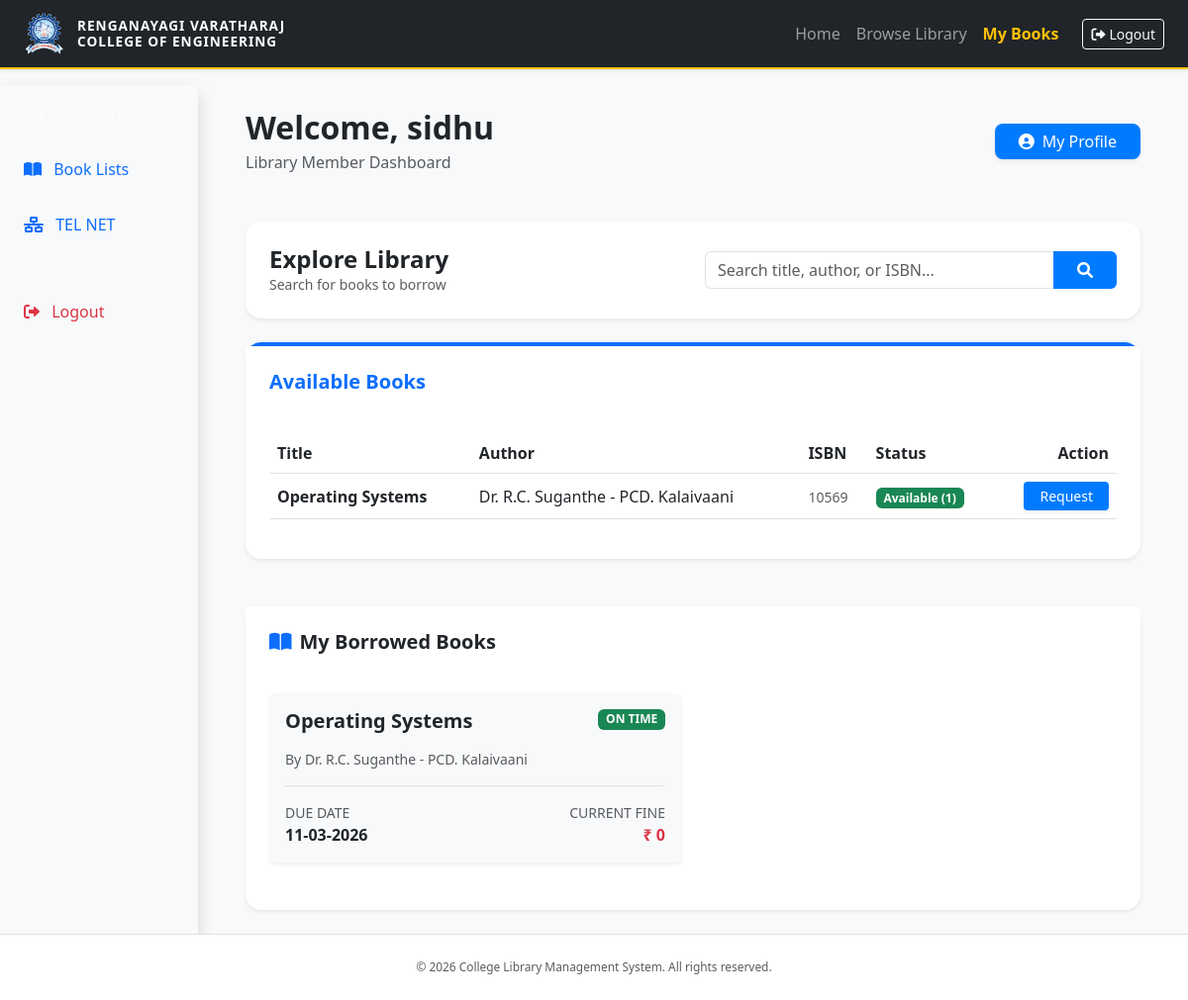
The page /user_dashboard (signed in) on the database its author committed.
### controller/models.py (models this page shows)
class User(db.Model, UserMixin):
    id = db.Column(db.Integer, primary_key=True)
    account_no = db.Column(db.String(20), unique=True, nullable=False)
    name = db.Column(db.String(100), nullable=False)
    email = db.Column(db.String(120), unique=True, nullable=False)
    password = db.Column(db.String(200), nullable=False)
    role = db.Column(db.String(20), nullable=False)

class Book(db.Model):
    id = db.Column(db.Integer, primary_key=True)
    title = db.Column(db.String(200), nullable=False)
    author = db.Column(db.String(100), nullable=False)
    isbn = db.Column(db.String(20), unique=True, nullable=False)
    copies = db.Column(db.Integer, default=1)
    date_added = db.Column(db.DateTime, default=get_ist)

class Transaction(db.Model):
    id = db.Column(db.Integer, primary_key=True)
    user_id = db.Column(db.Integer, db.ForeignKey('user.id'), nullable=False)
    book_id = db.Column(db.Integer, db.ForeignKey('book.id'), nullable=False)
    issue_date = db.Column(db.DateTime, default=get_ist)
    due_date = db.Column(db.DateTime, nullable=False)
    return_date = db.Column(db.DateTime, nullable=True)
    reminder_sent = db.Column(db.Boolean, default=False)
    user = db.relationship('User', backref='transactions', lazy=True)
    book = db.relationship('Book', backref='transactions', lazy=True)
    @property
    def calculate_fine(self):
       now = get_ist().replace(tzinfo=None) # Ensure this is naive
       end_date = self.return_date if self.return_date else now
       end_date_naive = end_date.replace(tzinfo=None)
       due_date_naive = self.due_date.replace(tzinfo=None)
       if end_date_naive > due_date_naive:
        return (end_date_naive - due_date_naive).days * 5
       return 0

### app.py (the view)
@app.route('/user_dashboard')
@login_required
def user_dashboard():
    if current_user.role == 'librarian':
        return redirect(url_for('admin_dashboard'))
    search_query = request.args.get('search_book', '')
    if search_query:
        all_books = Book.query.filter(
            (Book.title.ilike(f'%{search_query}%')) |
            (Book.author.ilike(f'%{search_query}%')) |
            (Book.isbn.ilike(f'%{search_query}%'))
        ).all()
    else:
        all_books = Book.query.all()
    my_books = Transaction.query.filter_by(user_id=current_user.id, return_date=None).all()
    total_my_fine = sum(txn.calculate_fine for txn in my_books)
    now = get_ist()
    return render_template('user_dashboard.html',
                           books=all_books,
                           my_books=my_books,
                           total_fine=total_my_fine,
                           search_query=search_query,
                           now=get_ist().replace(tzinfo=None))

### app.py (called while the page is built)
@login_manager.user_loader
def load_user(user_id):
    return db.session.get(User, int(user_id))

### controller/models.py (called while the page is built)
def get_ist():
    return datetime.now(pytz.timezone('Asia/Kolkata')).replace(tzinfo=None)

### templates/user_dashboard.html (shortened to what this page needs)
{% extends "base.html" %}
{% block content %}
<div class="container-fluid dashboard-bg px-0">
    <div class="row g-0">
        <nav class="col-md-3 col-lg-2 sidebar pt-4 shadow">
            <div class="px-3 mb-4">
                <h6 class="text-white opacity-50 text-uppercase small fw-bold">Library Menu</h6>
            </div>
            <ul class="nav flex-column px-2">
                <li class="nav-item">
                    <a class="nav-link active" href="{{ url_for('user_dashboard') }}">
                        <i class="fas fa-book-open me-2"></i> Book Lists
                    </a>
                </li>
                <li class="nav-item">
                    <a class="nav-link tell-net-btn mt-3" href="http://YOUR_IP_HERE" target="_blank">
                        <i class="fas fa-network-wired me-2"></i> TEL NET
                    </a>
                </li>
                <li class="nav-item mt-5">
                    <a class="nav-link text-danger" href="{{ url_for('logout') }}">
                        <i class="fas fa-sign-out-alt me-2"></i> Logout
                    </a>
                </li>
            </ul>
        </nav>
        <main class="col-md-9 col-lg-10 px-md-5 py-4">
            <div class="d-flex justify-content-between align-items-center mb-5">
                <div>
                    <h2 class="fw-bold text-dark mb-1">Welcome, {{ current_user.name }}</h2>
                    <p class="text-muted mb-0">Library Member Dashboard</p>
                </div>
                <a href="{{ url_for('profile') }}" class="btn btn-primary shadow-sm px-4 rounded-3">
                    <i class="fas fa-user-circle me-2"></i>My Profile
                </a>
            </div>
            <div class="card border-0 shadow-sm mb-4 rounded-4">
                <div class="card-body p-4">
                    <div class="row align-items-center">
                        <div class="col-md-6">
                            <h4 class="fw-bold mb-0">Explore Library</h4>
                            <p class="text-muted small mb-0">Search for books to borrow</p>
                        </div>
                        <div class="col-md-6">
                            <form action="{{ url_for('user_dashboard') }}" method="GET" class="input-group">
                                <input type="text" name="search_book" class="form-control border-end-0"
                                       placeholder="Search title, author, or ISBN..." value="{{ search_query }}">
                                <button class="btn btn-primary px-4" type="submit">
                                    <i class="fas fa-search"></i>
                                </button>
                            </form>
                        </div>
                    </div>
                </div>
            </div>
            <div class="card border-0 shadow-sm mb-5 rounded-4 border-top border-primary border-4">
                <div class="card-header bg-white border-0 pt-4 px-4">
                    <h5 class="fw-bold text-primary">
                        {% if search_query %}Search Results{% else %}Available Books{% endif %}
                    </h5>
                </div>
                <div class="card-body p-4">
                    <div class="table-responsive">
                        <table class="table table-hover align-middle">
                            <thead>
                                <tr>
                                    <th>Title</th>
                                    <th>Author</th>
                                    <th>ISBN</th>
                                    <th>Status</th>
                                    <th class="text-end">Action</th>
                                </tr>
                            </thead>
                            <tbody>
                                {% for book in books %}
                                <tr>
                                    <td class="fw-bold">{{ book.title }}</td>
                                    <td>{{ book.author }}</td>
                                    <td><small class="text-muted">{{ book.isbn }}</small></td>
                                    <td>
                                        {% if book.copies > 0 %}
                                            <span class="badge bg-success text-white">Available ({{ book.copies }})</span>
                                        {% else %}
                                            <span class="badge bg-secondary text-white">Out of Stock</span>
                                        {% endif %}
                                    </td>
                                    <td class="text-end">
                                        {% if book.copies > 0 %}
                                            <form action="{{ url_for('request_book', book_id=book.id) }}" method="POST" class="d-inline">
                                                <button type="submit" class="btn btn-sm btn-primary px-3 shadow-sm">Request</button>
                                            </form>
                                        {% else %}
                                            <form action="{{ url_for('join_waitlist', book_id=book.id) }}" method="POST" class="d-inline">
                                                <button type="submit" class="btn btn-sm btn-warning px-3 shadow-sm">
                                                    <i class="fas fa-clock me-1"></i>Waitlist
                                                </button>
                                            </form>
                                        {% endif %}
                                    </td>
                                </tr>
                                {% else %}
                                <tr>
                                    <td colspan="5" class="text-center py-4 text-muted">No books found matching your search.</td>
                                </tr>
                                {% endfor %}
                            </tbody>
                        </table>
                    </div>
                </div>
            </div>
            <div class="card border-0 shadow-sm rounded-4">
                <div class="card-header bg-white border-0 pt-4 px-4">
                    <h5 class="fw-bold"><i class="fas fa-book-open me-2 text-primary"></i>My Borrowed Books</h5>
                </div>
                <div class="card-body p-4">
                    {% if my_books %}
                    <div class="row">
                        {% for txn in my_books %}
                        <div class="col-md-6 mb-4">
                            <div class="card h-100 border-0 shadow-sm bg-light">
                                <div class="card-body">
                                    <div class="d-flex justify-content-between align-items-start mb-3">
                                        <h5 class="card-title fw-bold mb-0">{{ txn.book.title }}</h5>
                                        {% if now > txn.due_date %}
                                            <span class="badge bg-danger">OVERDUE</span>
                                        {% else %}
                                            <span class="badge bg-success">ON TIME</span>
                                        {% endif %}
                                    </div>
                                    <p class="text-muted small mb-3">By {{ txn.book.author }}</p>
                                    <div class="d-flex justify-content-between border-top pt-3">
                                        <div>
                                            <small class="text-uppercase text-muted d-block">Due Date</small>
                                            <span class="fw-bold {% if now > txn.due_date %}text-danger{% endif %}">
                                                {{ txn.due_date.strftime('%d-%m-%Y') }}
                                            </span>
                                        </div>
                                        <div class="text-end">
                                            <small class="text-uppercase text-muted d-block">Current Fine</small>
                                            <span class="fw-bold text-danger">₹ {{ txn.calculate_fine }}</span>
                                        </div>
                                    </div>
                                </div>
                            </div>
                        </div>
                        {% endfor %}
                    </div>
                    {% else %}
                    <div class="text-center py-5">
                        <i class="fas fa-book fa-3x text-muted mb-3 opacity-25"></i>
                        <p class="text-muted">You don't have any borrowed books at the moment.</p>
                    </div>
                    {% endif %}
                </div>
            </div>
        </main>
    </div>
</div>
{% endblock %}

### static/css/style.css (style rules this page uses)
:root { --college-logo: url('/static/images/logo1.PNG'); --hero-bg: url('/static/images/DJI_0319.JPG'); }
body { font-family: 'Segoe UI', Tahoma, Geneva, Verdana, sans-serif; background-color: #f8f9fa; color: #333; }
.btn-primary { background-color: #007bff; border: none; transition: transform 0.2s ease; }

### rows shown on the page
User: name "sidhu"
Book: title "Operating Systems", author "Dr. R.C. Suganthe - PCD. Kalaivaani", isbn "10569", copies "1"
Transaction: book "Operating Systems", shows "ON TIME", book.author "Dr. R.C. Suganthe - PCD. Kalaivaani", due_date "11-03-2026", calculate_fine "0"
